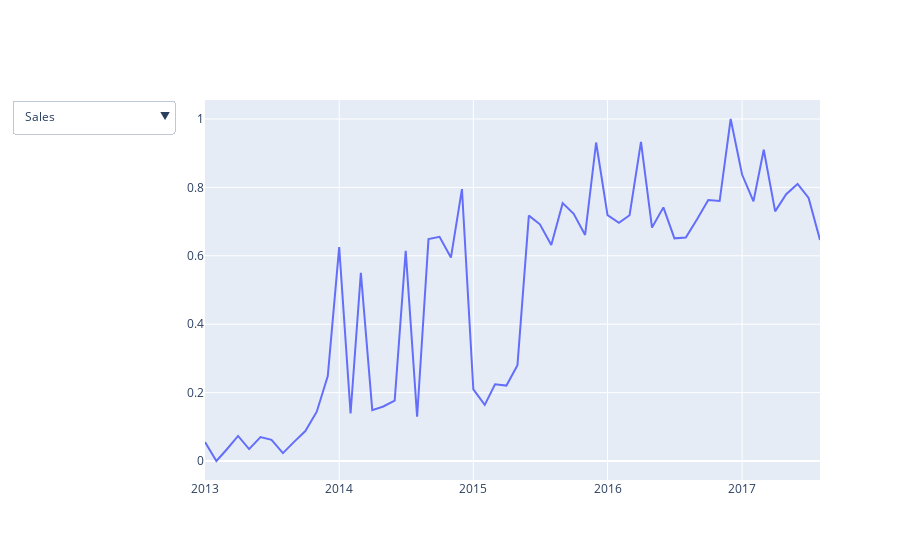

This figure's notebook cell:
### Markdown cell above
Regarding sales, food and drink products have high sales in the stores. Next are some items for cleaning, home care and personal care.

### Code cell
# Get numerical features and put it in same scale.
df_time = df.groupby(['Y_M'])['Sales','Onpromotion','Transactions','Oil'].mean().reset_index()
df_time_scaled = MinMaxScaler().fit_transform(df_time[['Sales','Onpromotion','Transactions','Oil']])
df_time = pd.concat([df_time['Y_M'],pd.DataFrame(df_time_scaled)],axis = 1)
df_time.columns = ['Y_M','Sales','Onpromotion','Transactions','Oil']
df_time = df_time.set_index('Y_M')

# Plot interactive line chart.
fig = go.Figure()
for column,v in zip(df_time.columns.to_list(),[True, False, False, False]):
    fig.add_trace(
        go.Line(
            x = df_time.index,
            y = df_time[column],
            name = column,
            visible = v
        )
    )
fig.update_layout(
    updatemenus=[go.layout.Updatemenu(
        active=0,
        buttons=list(
            [dict(label = 'Sales',
                  method = 'update',
                  args = [{'visible': [True, False, False, False]},
                          {'title': 'Average daily sales of 1 product line compared to average daily transactions,number of promoted products oil price by month and year',
                           'showlegend':True}]),
             dict(label = 'Sales vs Onpromotion',
                  method = 'update',
                  args = [{'visible': [True, True, False, False]}, # the index of True aligns with the indices of plot traces
                          {'title': 'Average daily sales of 1 product line compared to average daily number of promoted products by month and year',
                           'showlegend':True}]),
             dict(label = 'Sales vs Transactions',
                  method = 'update',
                  args = [{'visible': [True, False, True, False]},
                          {'title': 'Average daily sales of 1 product lines compared to average daily transactions by month and year',
                           'showlegend':True}]),
             dict(label = 'Sales vs Oil',
                  method = 'update',
                  args = [{'visible': [True, False, False, True]},
                          {'title': 'Average daily sales of 1 product lines compared to average daily oil price by month and year',
                           'showlegend':True}]),
            ])
        )
    ])

fig.show()
